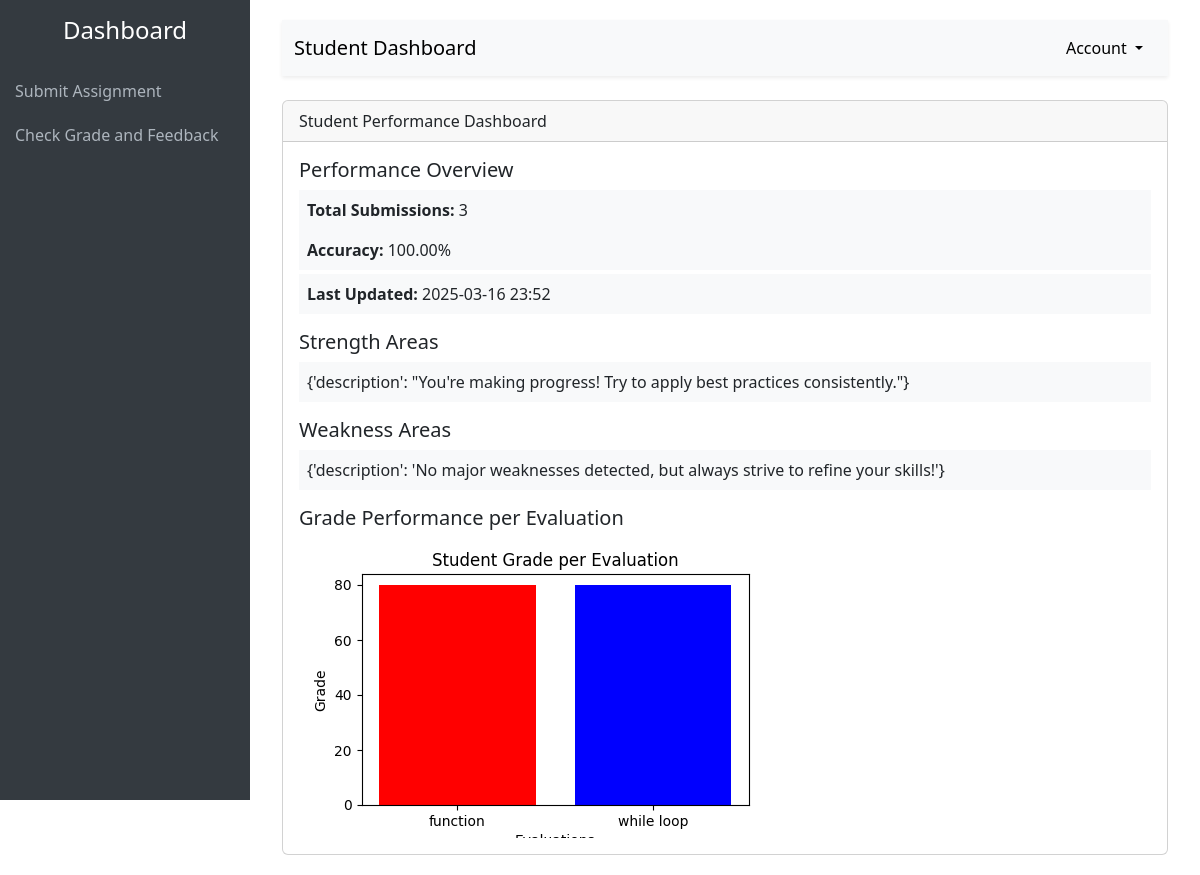
The app's page /performance/ (signed in) with its own data.
### sorting_feedback/models.py (models this page shows, shortened)
class StudentPerformance(models.Model):
    student = models.OneToOneField(User, on_delete=models.CASCADE)
    total_submissions = models.IntegerField(default=0)
    accuracy = models.FloatField(default=0.0)
    strength_areas = models.JSONField(default=dict)  # Use JSON for flexibility
    weakness_areas = models.JSONField(default=dict)
    last_updated = models.DateTimeField(auto_now=True)

### sorting_feedback/views.py (the view)
# urls.py: path('performance/', student_performance, name='student_performance'),
def student_performance(request):
    student_performance = StudentPerformance.objects.filter(student=request.user).first()
    student_evaluations = Evaluation.objects.filter(student=request.user)
    labels = [eval.title for eval in student_evaluations]  # Evaluation names
    grades = [eval.grade for eval in student_evaluations]   # Corresponding grades
    if labels and grades:  # Generate chart only if there are submissions
        plt.figure(figsize=(5, 3))  # Adjust size as needed
        plt.bar(labels, grades, color=['red', 'blue', 'green', 'yellow', 'pink'])
        plt.xlabel("Evaluations")
        plt.ylabel("Grade")
        plt.title("Student Grade per Evaluation")
        buffer = io.BytesIO()
        plt.savefig(buffer, format='png')
        buffer.seek(0)
        chart_uri = base64.b64encode(buffer.getvalue()).decode()
        buffer.close()
    else:
        chart_uri = None  # No submissions yet
    context = {
        "performance_data": {
            "total_submissions": student_performance.total_submissions,
            "accuracy": student_performance.accuracy,
            "strength_areas": student_performance.strength_areas,
            "weakness_areas": student_performance.weakness_areas,
            "last_updated": student_performance.last_updated.strftime("%Y-%m-%d %H:%M"),
        } if student_performance else None,
        "chart_uri": chart_uri  # Pass chart to the template
    }
    return render(request, "performance.html", context)

### templates/performance.html (shortened to what this page needs)
<!DOCTYPE html>
<html lang="en">
<head>
    <link href="https://cdn.jsdelivr.net/npm/bootstrap@5.3.0-alpha1/dist/css/bootstrap.min.css" rel="stylesheet">
</head>
<body>
<div class="sidebar">
    <h4 class="text-center py-3">Dashboard</h4>
    <a href="{% url 'submit_assignment' %}">Submit Assignment</a>
    <a href="{% url 'student_submitted_assignment' %}">Check Grade and Feedback</a>
</div>
<div class="main-content">
    <div class="container-fluid">
        <nav class="navbar navbar-expand-lg navbar-light bg-light shadow-sm">
            <div class="container-fluid">
                <a class="navbar-brand" href="#">Student Dashboard</a>
                <div class="dropdown ms-auto">
                    <button class="btn btn-light dropdown-toggle" type="button" id="userMenu" data-bs-toggle="dropdown" aria-expanded="false">
                         Account
                    </button>
                </div>
            </div>
        </nav>
        <div class="row mt-4">
            <div class="col-12">
                <div class="card">
                    <div class="card-header">Student Performance Dashboard</div>
                    <div class="card-body">
                        <h5>Performance Overview</h5>
                        <div class="p-2 bg-light">
                            <strong>Total Submissions:</strong> {{ performance_data.total_submissions }}
                        </div>
                        <div class="p-2 bg-light">
                            <strong>Accuracy:</strong> {{ performance_data.accuracy|floatformat:2 }}%
                        </div>
                        <div class="p-2 bg-light mt-1">
                            <strong>Last Updated:</strong> {{ performance_data.last_updated }}
                        </div>
                        <h5 class="mt-3">Strength Areas</h5>
                        <div class="p-2 bg-light">
                            {{ performance_data.strength_areas }}
                        </div>
                        <h5 class="mt-3">Weakness Areas</h5>
                        <div class="p-2 bg-light">
                            {{ performance_data.weakness_areas }}
                        </div>
                        <h5 class="mt-3">Grade Performance per Evaluation</h5>
                        <img class="img-fluid" alt="Student Grade Chart">
                    </div>
                </div>
            </div>
        </div>
    </div>
</div>
</body>
</html>

### templates/performance.html (style rules this page uses)
body { display: flex; height: 100vh; }
.sidebar { width: 250px; background-color: #343a40; color: #fff; height: 100vh; position: fixed; }
.sidebar a { color: #adb5bd; text-decoration: none; display: block; padding: 10px 15px; }
.main-content { margin-left: 250px; padding: 20px; width: 100%; }
.card { margin-bottom: 20px; }

### records on screen
StudentPerformance: accuracy "100.00", strength_areas "{'description': \"You're making progress! Try to apply best practices consistently.\"}", weakness_areas "{'description': 'No major weaknesses detected, but always strive to refine your skills!'}"

### other values on screen
{{ performance_data.total_submissions }} "3"
{{ performance_data.last_updated }} "2025-03-16 23:52"
